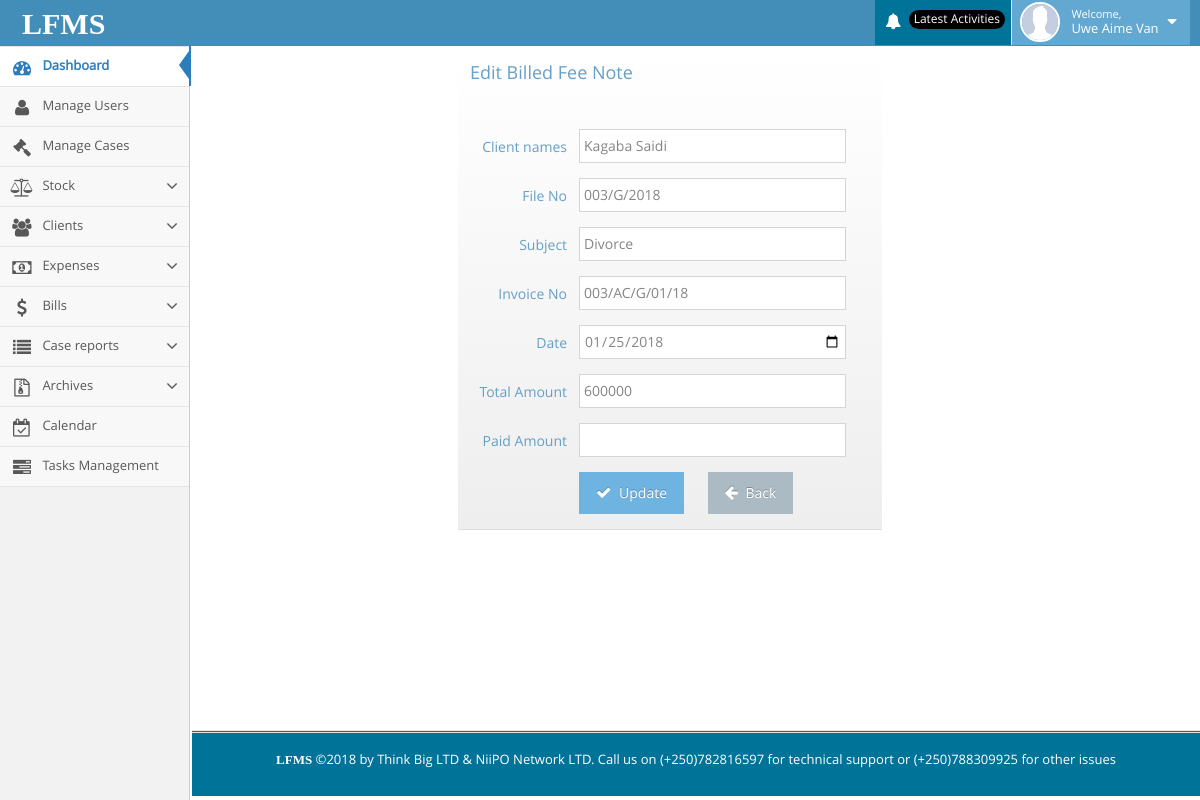
Page /lfms/edit_billed_fee.php?billed_fee_id=3 (signed in) on the committed database.
### tables this page shows
CREATE TABLE IF NOT EXISTS `permission` (
  `id` int(11) NOT NULL AUTO_INCREMENT,
  `user_id` varchar(100) NOT NULL,
  `permissions` varchar(200) NOT NULL,
  PRIMARY KEY (`id`)
);

CREATE TABLE IF NOT EXISTS `billed_fee` (
  `id` int(11) NOT NULL AUTO_INCREMENT,
  `client_name` varchar(200) NOT NULL,
  `file_number` varchar(200) NOT NULL,
  `subject` varchar(200) NOT NULL,
  `invoice_number` varchar(200) NOT NULL,
  `date` date NOT NULL,
  `total` varchar(200) NOT NULL,
  `paid` varchar(200) NOT NULL,
  PRIMARY KEY (`id`)
);

### lfms/edit_billed_fee.php (the view, shortened to what this page needs)
<?php include("include/header.php");?>
<?php
 if (isset($_GET['billed_fee_id'])) {
    $billed_fee_id = mysqli_real_escape_string($db,$_GET['billed_fee_id']);
}
?>
<div class="container" style="margin-right: 50px;width: 80%;">
    <div class="page-content">
        <div class="col-xs-12 col-sm-12 col-md-6 col-md-offset-3">
            <div class="widget-header"  style="background-color:  #ff9999;">
                <h4 class="widget-title">Edit Billed Fee Note</h4>
                <br><br><br>
                <?php
                    $select = "SELECT * FROM billed_fee WHERE id = '".$billed_fee_id."'";
                    $result = mysqli_query($db,$select);
                    while ($row = mysqli_fetch_array($result)) {
                            $client_name       = $row['client_name'];
                            $file_number   = $row['file_number'];
                            $subject   = $row['subject'];
                            $invoice_number      = $row['invoice_number'];
                            $date     = $row['date'];
                            $total       = $row['total'];
                ?>
                <form class="form-horizontal" role="form" method="POST">
                    <div class="form-group">
                        <label class="col-sm-3 control-label no-padding-right" for="form-field-1">Client names </label>
                        <div class="col-sm-8">
                            <input type="text" id="form-field-1" name="name_update" class="form-control" value="<?php echo $client_name;?>" />
                        </div>
                    </div>
                    <div class="form-group">
                        <label class="col-sm-3 control-label no-padding-right" for="form-field-2"> File No </label>
                        <div class="col-sm-8">
                           <input type="text" id="form-field-1" name="file_update" class="form-control" value="<?php echo $file_number;?>" />
                        </div>
                    </div>
                    <div class="form-group">
                        <label class="col-sm-3 control-label no-padding-right" for="form-field-2"> Subject </label>
                        <div class="col-sm-8">
                            <input type="text" id="form-field-2" name="subject_update" class="form-control" value="<?php echo $subject; ?>" />
                        </div>
                    </div>
                    <div class="form-group">
                        <label class="col-sm-3 control-label no-padding-right" for="form-field-2"> Invoice No </label>
                        <div class="col-sm-8">
                            <input type="text" id="form-field-2" name="invoice_update" class="form-control" value="<?php echo $invoice_number; ?>" />
                        </div>
                    </div>
                    <div class="form-group">
                        <label class="col-sm-3 control-label no-padding-right" for="form-field-2"> Date </label>
                        <div class="col-sm-8">
                            <input type="date" id="form-field-2" name="date_update" class="form-control" value="<?php echo date($date)?>" />
                        </div>
                    </div>
                    <div class="form-group">
                        <label class="col-sm-3 control-label no-padding-right" for="form-field-2"> Total Amount </label>
                        <div class="col-sm-8">
                            <input type="text" id="form-field-2" name="total_update" class="form-control" value="<?php echo $total; ?>" />
                        </div>
                    </div>
                    <div class="form-group">
                        <label class="col-sm-3 control-label no-padding-right" for="form-field-2"> Paid Amount </label>
                        <div class="col-sm-8">
                            <input type="text" id="form-field-2" name="paid_update" class="form-control"/>
                        </div>
                    </div>
                    <div class="form-group">
                        <div class="col-md-offset-3 col-md-9">
                                <button class="btn btn-info" type="submit" name="update">
                                    <i class="ace-icon fa fa-check bigger-110"></i>
                                    Update
                                </button>
                                <a  href="billed_fee.php" class="btn" type="reset">
                                    <i class="ace-icon fa fa-arrow-left bigger-110"></i>
                                    Back
                                </a>
                        </div>
                    </div>
                </form>
                <?php }?>
            </div>
        </div>
    </div>
</div>
<?php include("include/footer.php");?>

### lfms/include/header.php (shortened to what this page needs)
<?php include("include/connection.php"); ?>
<!DOCTYPE html>
<html lang="en">
<head>
    <link rel="stylesheet" href="assets/css/bootstrap.min.css"/>
    <link rel="stylesheet" href="assets/font-awesome/4.5.0/css/font-awesome.min.css"/>
    <link rel="stylesheet" href="assets/css/ace.min.css" class="ace-maican-stylesheet" id="main-ace-style"/>
    <link rel="stylesheet" href="assets/css/ace-skins.min.css"/>
    <link rel="stylesheet" href="assets/css/ace-rtl.min.css"/>
</head>
<body class="no-skin">
<div id="navbar" class="navbar navbar-default ace-save-state">
    <div class="navbar-container ace-save-state" id="navbar-container">
        <div class="navbar-header pull-left">
            <a href="home.php" class="navbar-brand" style="margin-top:4px;">
                <small>
                    <span style="color:#fff;font-weight:bold;font-family:century gothic;font-size:30px;">LFMS</span>
                </small>
            </a>
        </div>
        <div class="navbar-buttons navbar-header pull-right" role="navigation">
            <ul class="nav ace-nav">
                <?php
                if (isset($_SESSION['user_id'])) {
                    $user_id = $_SESSION['user_id'];
                    $username = $_SESSION['username'];
                    ?>
                    <li class="purple dropdown-modal">
                        <a data-toggle="dropdown" class="dropdown-toggle" href="#" style="background-color: #007399;">
                            <i class="ace-icon fa fa-bell icon-animated-bell"></i>
                            <span class="badge badge-important" style="background-color: #000;">Latest Activities</span>
                        </a>
                    </li>
                    <li class="light-blue dropdown-modal">
                        <a data-toggle="dropdown" href="#" class="dropdown-toggle">
                            <img class="nav-user-photo" src="images/a.jpg" alt="Username"/>
                            <span class="user-info">
                                    <small>Welcome,</small>
                                <?php echo $username; ?>
                                </span>
                            <i class="ace-icon fa fa-caret-down"></i>
                        </a>
                    </li>
                <?php } ?>
            </ul>
        </div>
    </div>
</div>
<div class="main-container ace-save-state" id="main-container">
    <div id="sidebar" class="sidebar responsive ace-save-state">
        <ul class="nav nav-list">
            <li class="active">
                <a href="home.php">
                    <i class="menu-icon fa fa-tachometer"></i>
                    <span class="menu-text"> Dashboard </span>
                </a>
            </li>
            <?php
            $select_all_permission = "SELECT * FROM permission WHERE `user_id` = '" . $user_id . "'";
            $result_all_permission = mysqli_query($db, $select_all_permission);
            while ($row_all = mysqli_fetch_array($result_all_permission)) {
                $permission_all = $row_all['permissions'];
                if ($permission_all == 2) {
                    ?>
                    <li class="">
                        <a href="super_lawyer_page.php">
                            <i class="menu-icon fa fa-user"></i>
                            <span class="menu-text"> Manage Users </span>
                        </a>
                    </li>
                <?php } elseif ($permission_all == 3) {
                    ?>
                    <li class="">
                        <a href="my_case.php">
                            <i class="menu-icon fa fa-legal"></i>
                            <span class="menu-text"> Manage Cases </span>
                        </a>
                    </li>
                <?php } elseif ($permission_all == 5) {
                    ?>
                    <li class="">
                        <a href="#" class="dropdown-toggle">
                            <i class="menu-icon fa fa-group"></i>
                            <span class="menu-text"> Clients </span>
                            <b class="arrow fa fa-angle-down"></b>
                        </a>
                    </li>
                    <?php
                } elseif ($permission_all == 4) {
                    ?>
                    <li class="">
                        <a href="#" class="dropdown-toggle">
                            <i class="menu-icon fa fa-balance-scale"></i>
                            <span class="menu-text"> Stock</span>
                            <b class="arrow fa fa-angle-down"></b>
                        </a>
                    </li>
                    <?php
                } elseif ($permission_all == 6) {
                    ?>
                    <li class="">
                        <a href="#" class="dropdown-toggle">
                            <i class="menu-icon fa fa-money"></i>
                            <span class="menu-text"> Expenses</span>
                            <b class="arrow fa fa-angle-down"></b>
                        </a>
                    </li>
                    <?php
                } elseif ($permission_all == 7) {
                    ?>
                    <li class="">
                        <a href="#" class="dropdown-toggle">
                            <i class="menu-icon fa fa-dollar"></i>
                            <span class="menu-text"> Bills </span>
                            <b class="arrow fa fa-angle-down"></b>
                        </a>
                    </li>
                    <?php
                } elseif ($permission_all == 8) {
                    ?>
                    <li class="">
                        <a href="#" class="dropdown-toggle">
                            <i class="menu-icon fa fa-list"></i>
                            <span class="menu-text"> Case reports </span>
                            <b class="arrow fa fa-angle-down"></b>
                        </a>
                    </li>
                    <li class="">
                        <a href="#" class="dropdown-toggle">
                            <i class="menu-icon fa fa-file-archive-o"></i>
                            <span class="menu-text"> Archives </span>
                            <b class="arrow fa fa-angle-down"></b>
                        </a>
                    </li>
                <?php } elseif ($permission_all == 9) {
                    ?>
                    <li class="">
                        <a href="calendar.php">
                            <i class="menu-icon fa fa-calendar-check-o"></i>
                            <span class="menu-text"> Calendar </span>
                        </a>
                    </li>
                <?php } elseif ($permission_all == 10) {
                    ?>
                    <li class="">
                        <a href="tasks.php">
                            <i class="menu-icon fa fa-tasks"></i>
                            <span class="menu-text"> Tasks Management </span>
                        </a>
                    </li>
                <?php }
            } ?>
        </ul>
    </div>
</div>
</body>
</html>

### rows in the picture
permission: permissions "2" (drawn)
permission: permissions "3" (drawn)
permission: permissions "4" (drawn)
permission: permissions "5" (drawn)
permission: permissions "6" (drawn)
permission: permissions "7" (drawn)
permission: permissions "8" (drawn)
permission: permissions "9" (drawn)
permission: permissions "10" (drawn)
billed_fee: name_update "Kagaba Saidi", file_update "003/G/2018", subject_update "Divorce", invoice_update "003/AC/G/01/18", date_update "01/25/2018", total_update "600000"

### other values in the picture
$username "Uwe Aime Van"
